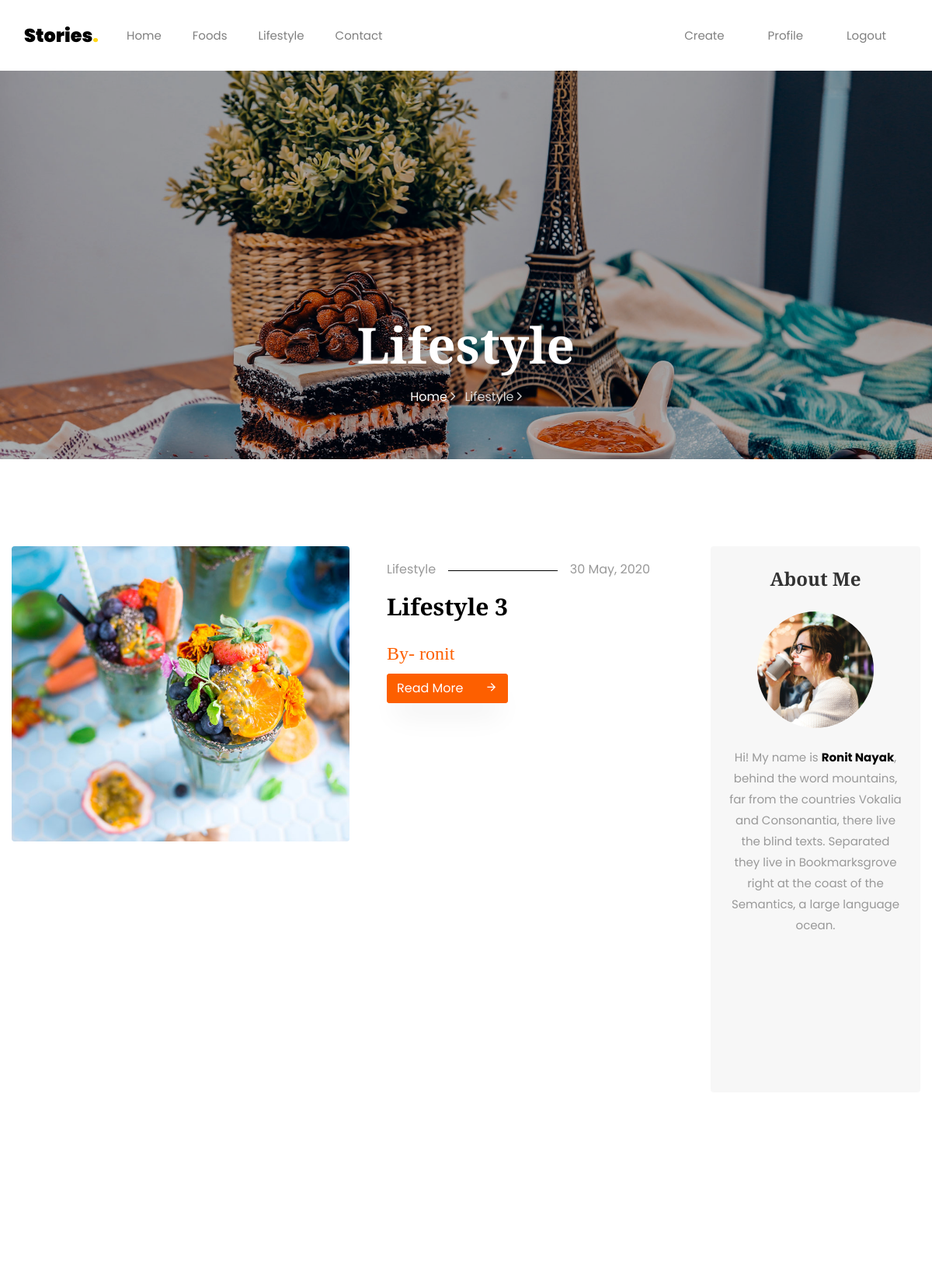
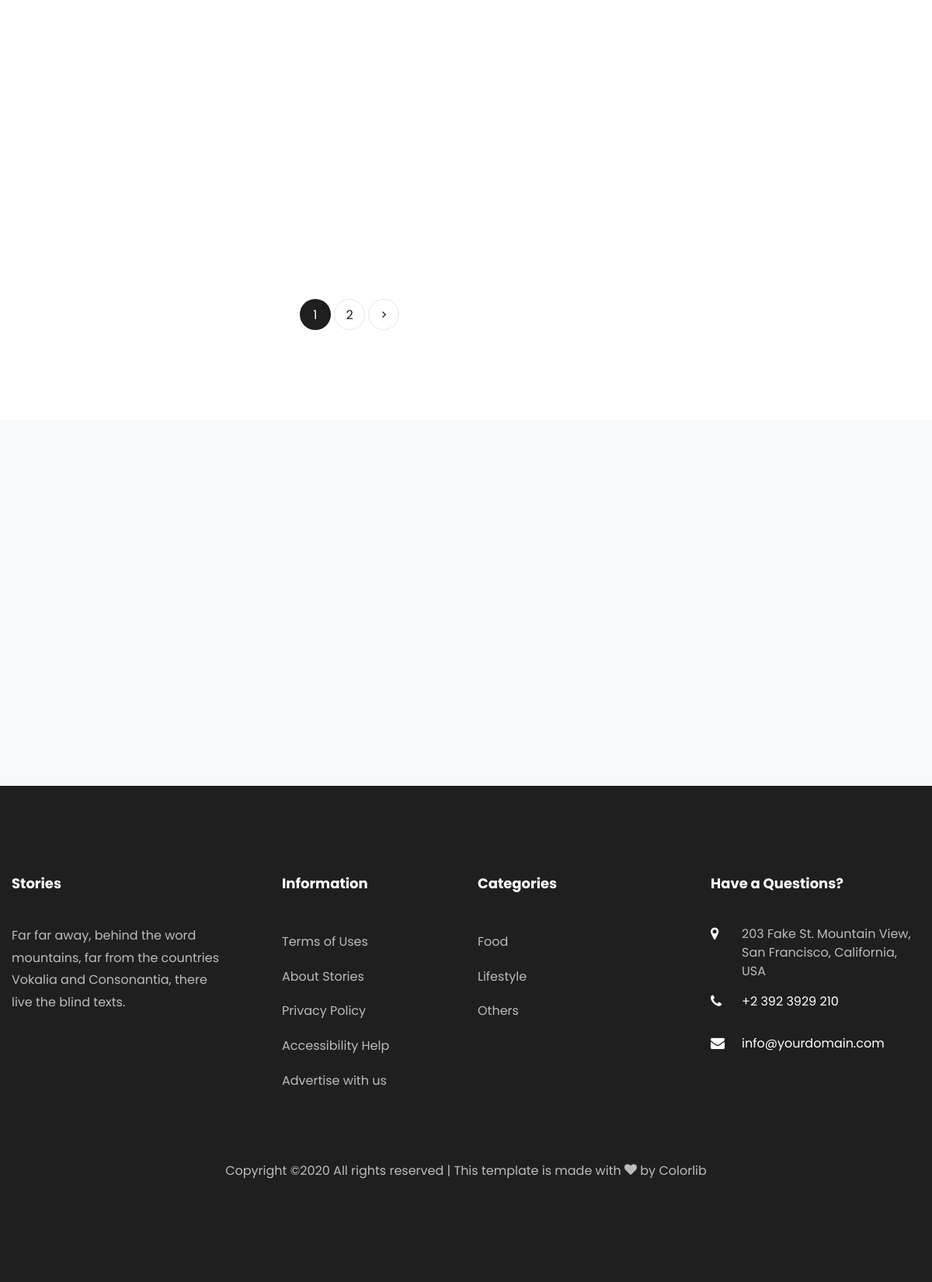
The page /lifestyle/ (signed in) on the database its author committed (2 pictures, top to bottom).
### MyApp/models.py (models this page shows, shortened)
class Post(models.Model):
    CATEGORY = (
        ('Food', 'Food'),
        ('Lifestyle', 'Lifestyle'),
        ('Others', 'Others')
    )
    author = models.ForeignKey(User, on_delete=models.CASCADE)
    title = models.CharField(max_length=200)
    is_featured = models.BooleanField(default=False)
    content = models.TextField()
    image = models.ImageField(default='default_post.jpg', upload_to='post_pics/')
    category = models.CharField(max_length=50, null=True, choices=CATEGORY)
    date_posted = models.DateTimeField(auto_now_add=True)

### MyApp/views.py (the view)
# urls.py: path('lifestyle/', Lifestyle.as_view(), name='lifestyle'),
class Lifestyle(LoginRequiredMixin, ListView):
    model = Post
    template_name = 'MyApp/lifestyle.html'
    context_object_name = 'posts'
    paginate_by = 3
    queryset = Post.objects.filter(category='Lifestyle').order_by('-id')

### MyApp/templates/MyApp/lifestyle.html (shortened to what this page needs)
{% extends 'MyApp/main.html' %}
{% load static %}
{% block content %}
    <section class="hero-wrap hero-wrap-2" style="background-image: url({% static 'MyApp/images/bg_4.jpg' %});">
        <div class="overlay"></div>
        <div class="container">
            <div class="row no-gutters slider-text align-items-end justify-content-center">
                <div class="col-md-9 ftco-animate pb-5 text-center">
                    <h1 class="mb-3 bread">Lifestyle</h1>
                    <p class="breadcrumbs"><span class="mr-2"><a href="{% url 'index' %}">Home <i
                            class="ion-ios-arrow-forward"></i></a></span> <span>Lifestyle <i
                            class="ion-ios-arrow-forward"></i></span></p>
                </div>
            </div>
        </div>
    </section>
    <section class="ftco-section">
        <div class="container">
            <div class="row">
                <div class="col-lg-9">
                    <div class="row">
                        {% for post in posts %}
                            <div class="col-md-6 col-lg-12 ftco-animate">
                                <div class="blog-entry d-lg-flex">
                                    <div class="half">
                                        <a href="single.html" class="img d-flex align-items-end"
                                           style="background-image: url({{ post.image.url }});">
                                        </a>
                                    </div>
                                    <div class="text px-md-4 px-lg-5 half pt-3">
                                        <p class="meta d-flex"><span class="pr-3">{{ post.category }}</span><span
                                                class="ml-auto pl-3">{{ post.date_posted|date:"d F, Y" }}</span>
                                        </p>
                                        <h3><a href="single.html">{{ post.title }}</a></h3>
                                        <h4><a href="single.html">By- {{ post.author }}</a></h4>
                                        <p class="mb-0"><a href="{% url 'post_detail' post.id %}"
                                                           class="btn btn-primary">Read More <span
                                                class="icon-arrow_forward ml-4"></span></a></p>
                                    </div>
                                </div>
                            </div>
                        {% endfor %}
                    </div>
                    <div class="row mt-5">
                        <div class="col text-center">
                            <div class="block-27">
                                {% if is_paginated %}
                                    <ul>
                                        {% for i in paginator.page_range %}
                                            {% if page_obj.number == i %}
                                                <li class="active"><a href="?page={{ i }}">{{ i }}</a></li>
                                            {% elif i > page_obj.number|add:'-3' and i < page_obj.number|add:'3' %}
                                                <li><a href="?page={{ i }}">{{ i }}</a></li>
                                            {% endif %}
                                        {% endfor %}
                                        {% if page_obj.has_next %}
                                            <li><a href="?page={{ page_obj.next_page_number }}">&gt;</a></li>
                                        {% endif %}
                                    </ul>
                                {% endif %}
                            </div>
                        </div>
                    </div>
                </div>
                <div class="col-lg-3">
                    <div class="sidebar-wrap">
                        {% include 'MyApp/about_me.html' %}
                    </div>
                </div>
            </div>
        </div>
    </section>
    {% include 'MyApp/newsletter.html' %}
{% endblock %}

### MyApp/static/MyApp/css/icomoon.css (style rules this page uses)
[class^="icon-"], [class*=" icon-"] { font-family: 'icomoon' !important; speak: none; font-style: normal; font-weight: normal; font-variant: normal; text-transform: none; line-height: 1; -webkit-font-smoothing: antialiased; -moz-osx-font-smoothing: grayscale; }
.icon-arrow_forward:before { content: "\e5c8"; }

### rows shown on the page
Post: image (picture), category "Lifestyle", date_posted "30 May, 2020", title "Lifestyle 3", author "ronit"

### other values the page prints
{{ i }} "1"
{{ i }} "2"
